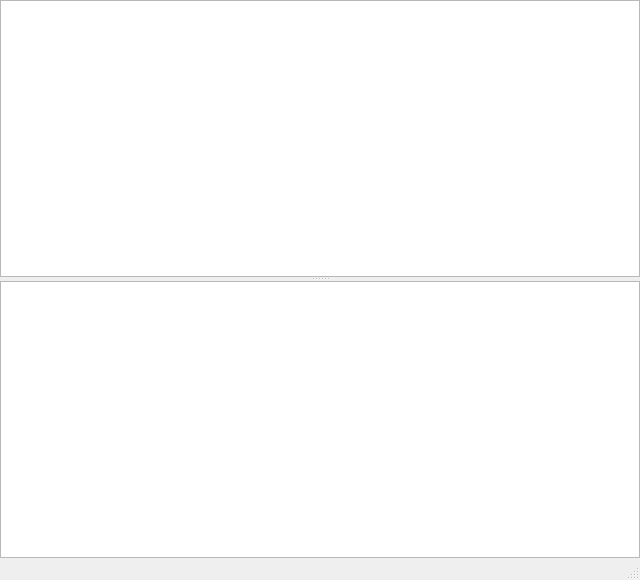
<?xml version="1.0" encoding="UTF-8"?>
<ui version="4.0">
 <class>MainWindow</class>
 <widget class="QMainWindow" name="MainWindow">
  <property name="geometry">
   <rect>
    <x>0</x>
    <y>0</y>
    <width>640</width>
    <height>580</height>
   </rect>
  </property>
  <property name="sizePolicy">
   <sizepolicy hsizetype="Expanding" vsizetype="Preferred">
    <horstretch>0</horstretch>
    <verstretch>0</verstretch>
   </sizepolicy>
  </property>
  <property name="windowTitle">
   <string>untitled - TikZiT</string>
  </property>
  <widget class="QWidget" name="centralWidget">
   <property name="sizePolicy">
    <sizepolicy hsizetype="Expanding" vsizetype="Preferred">
     <horstretch>0</horstretch>
     <verstretch>0</verstretch>
    </sizepolicy>
   </property>
   <layout class="QVBoxLayout" name="verticalLayout">
    <property name="leftMargin">
     <number>0</number>
    </property>
    <property name="topMargin">
     <number>0</number>
    </property>
    <property name="rightMargin">
     <number>0</number>
    </property>
    <property name="bottomMargin">
     <number>0</number>
    </property>
    <item>
     <widget class="QSplitter" name="splitter">
      <property name="orientation">
       <enum>Qt::Vertical</enum>
      </property>
      <widget class="TikzView" name="tikzView"/>
      <widget class="QTextEdit" name="tikzSource">
       <property name="font">
        <font>
         <family>Courier New</family>
         <pointsize>10</pointsize>
        </font>
       </property>
       <property name="lineWrapMode">
        <enum>QTextEdit::NoWrap</enum>
       </property>
       <property name="html">
        <string>&lt;!DOCTYPE HTML PUBLIC &quot;-//W3C//DTD HTML 4.0//EN&quot; &quot;http://www.w3.org/TR/REC-html40/strict.dtd&quot;&gt;
&lt;html&gt;&lt;head&gt;&lt;meta name=&quot;qrichtext&quot; content=&quot;1&quot; /&gt;&lt;style type=&quot;text/css&quot;&gt;
p, li { white-space: pre-wrap; }
&lt;/style&gt;&lt;/head&gt;&lt;body style=&quot; font-family:'Courier New'; font-size:10pt; font-weight:400; font-style:normal;&quot;&gt;
&lt;p style=&quot;-qt-paragraph-type:empty; margin-top:0px; margin-bottom:0px; margin-left:0px; margin-right:0px; -qt-block-indent:0; text-indent:0px; font-family:'.SF NS Text'; font-size:13pt;&quot;&gt;&lt;br /&gt;&lt;/p&gt;&lt;/body&gt;&lt;/html&gt;</string>
       </property>
      </widget>
     </widget>
    </item>
   </layout>
  </widget>
  <widget class="QStatusBar" name="statusBar"/>
  <action name="actionNew">
   <property name="text">
    <string>New...</string>
   </property>
  </action>
  <action name="actionOpen">
   <property name="text">
    <string>Open...</string>
   </property>
  </action>
  <action name="actionClose">
   <property name="text">
    <string>Close</string>
   </property>
  </action>
  <action name="actionSave">
   <property name="text">
    <string>Save</string>
   </property>
  </action>
  <action name="actionSave_As">
   <property name="text">
    <string>Save As...</string>
   </property>
  </action>
  <action name="actionUndo">
   <property name="text">
    <string>Undo</string>
   </property>
  </action>
  <action name="actionRedo">
   <property name="text">
    <string>Redo</string>
   </property>
  </action>
  <action name="actionCut">
   <property name="text">
    <string>Cut</string>
   </property>
  </action>
  <action name="actionCopy">
   <property name="text">
    <string>Copy</string>
   </property>
  </action>
  <action name="actionPase">
   <property name="text">
    <string>Paste</string>
   </property>
  </action>
  <action name="actionDelete">
   <property name="text">
    <string>Delete</string>
   </property>
  </action>
  <action name="actionSelect_All">
   <property name="text">
    <string>Select All</string>
   </property>
  </action>
  <action name="actionDeselect_All">
   <property name="text">
    <string>Deselect All</string>
   </property>
  </action>
  <action name="actionParse">
   <property name="text">
    <string>Parse</string>
   </property>
   <property name="shortcut">
    <string>Ctrl+T</string>
   </property>
  </action>
  <action name="actionZoom_In">
   <property name="text">
    <string>Zoom In</string>
   </property>
   <property name="shortcut">
    <string>Ctrl+=</string>
   </property>
  </action>
  <action name="actionZoom_Out">
   <property name="text">
    <string>Zoom Out</string>
   </property>
   <property name="shortcut">
    <string>Ctrl+-</string>
   </property>
  </action>
 </widget>
 <layoutdefault spacing="6" margin="11"/>
 <customwidgets>
  <customwidget>
   <class>TikzView</class>
   <extends>QGraphicsView</extends>
   <header>tikzview.h</header>
   <slots>
    <slot>zoomIn()</slot>
    <slot>zoomOut()</slot>
   </slots>
  </customwidget>
 </customwidgets>
 <resources/>
 <connections>
  <connection>
   <sender>actionZoom_In</sender>
   <signal>triggered()</signal>
   <receiver>tikzView</receiver>
   <slot>zoomIn()</slot>
   <hints>
    <hint type="sourcelabel">
     <x>-1</x>
     <y>-1</y>
    </hint>
    <hint type="destinationlabel">
     <x>237</x>
     <y>103</y>
    </hint>
   </hints>
  </connection>
  <connection>
   <sender>actionZoom_Out</sender>
   <signal>triggered()</signal>
   <receiver>tikzView</receiver>
   <slot>zoomOut()</slot>
   <hints>
    <hint type="sourcelabel">
     <x>-1</x>
     <y>-1</y>
    </hint>
    <hint type="destinationlabel">
     <x>237</x>
     <y>103</y>
    </hint>
   </hints>
  </connection>
 </connections>
</ui>
